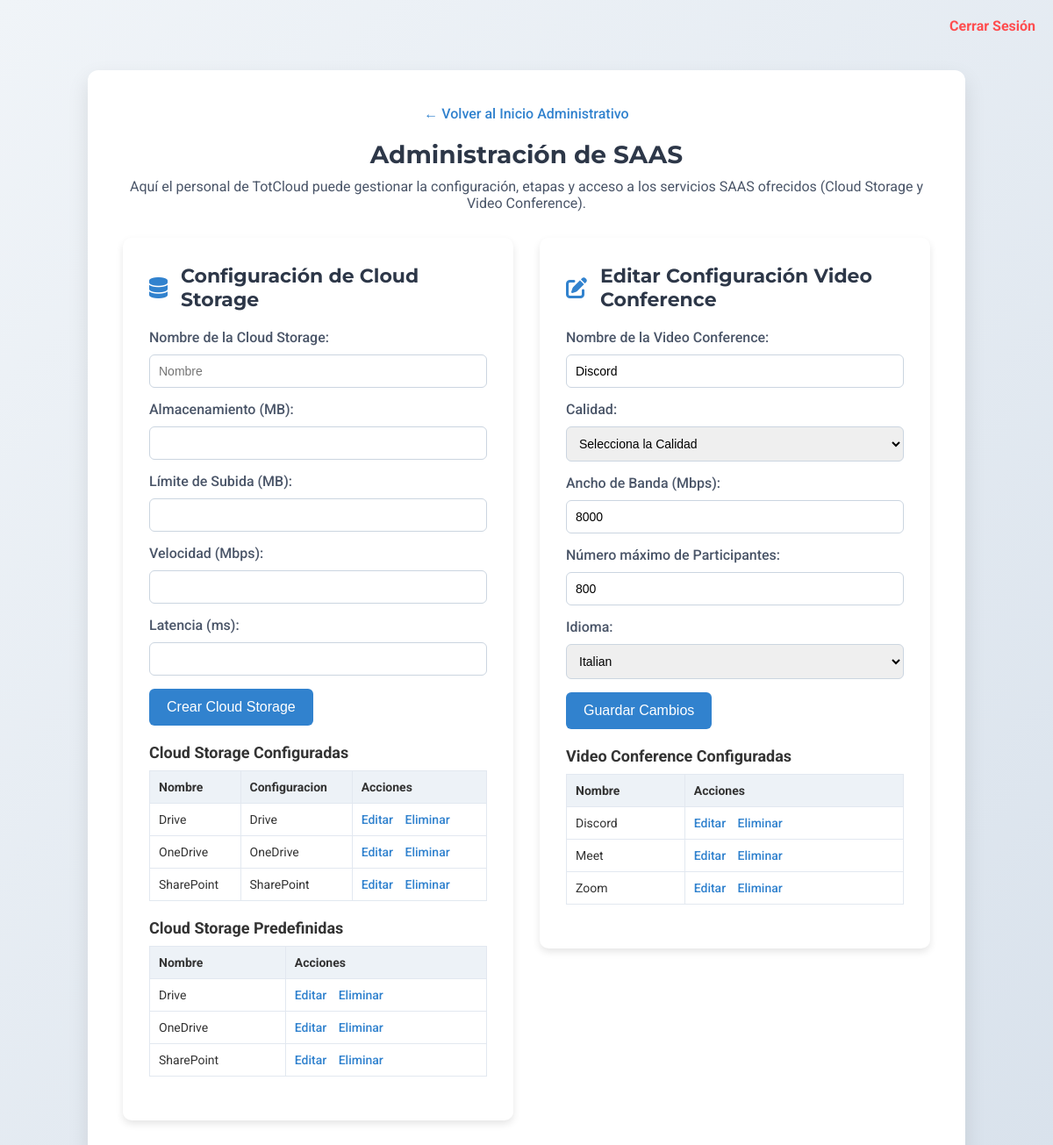
/TotCloud/saasAdmin.php?action=editarVC&idVCConfig=5 (signed in), run on an earlier commit of the app's database.
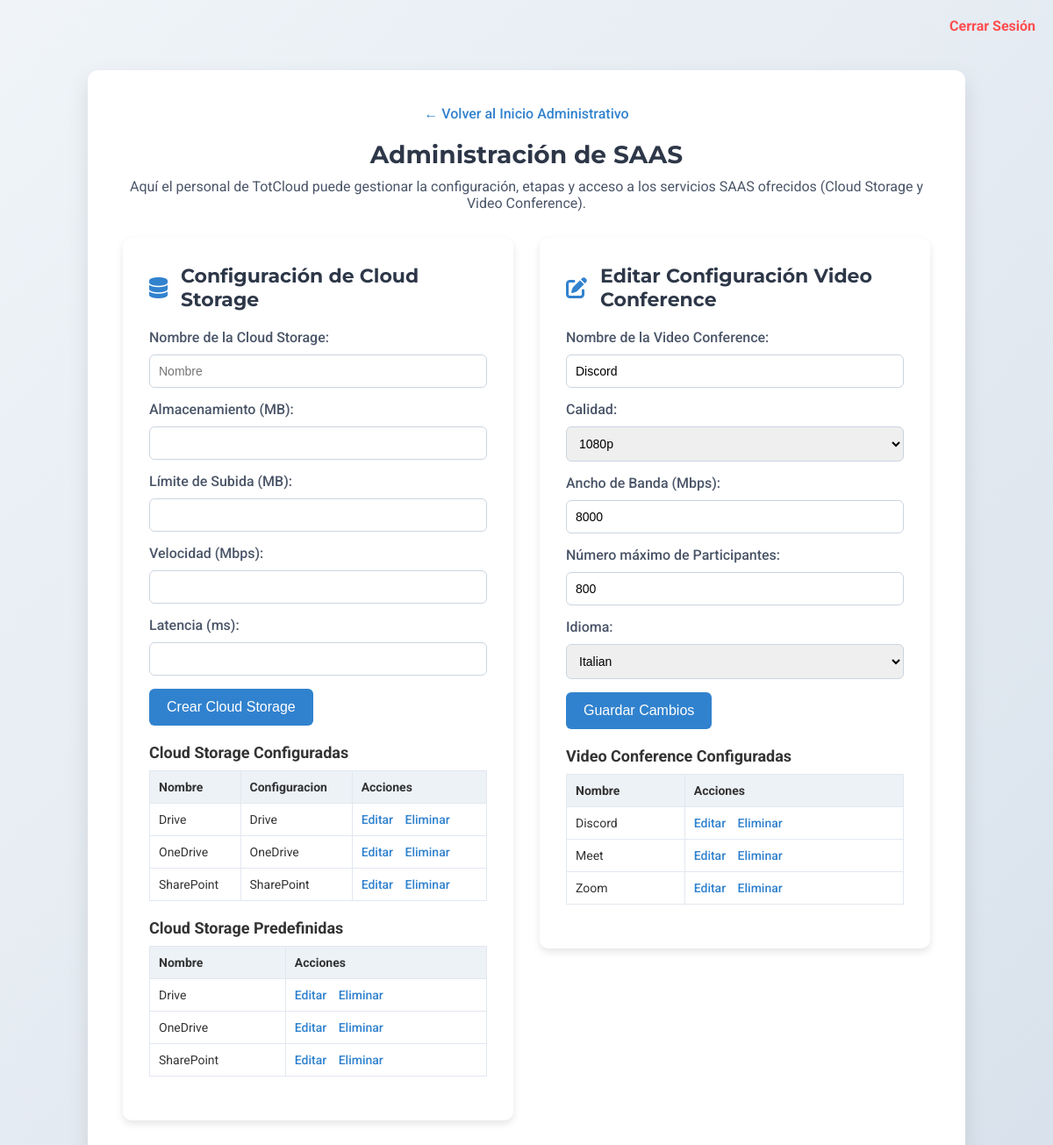
And on a later commit of the database.
### tables this page shows
CREATE TABLE CS_CONFIG ( 
    idCSConfig INT(8) AUTO_INCREMENT PRIMARY KEY,
    nombreCS VARCHAR(64) NOT NULL,
    almacenamiento INT(16) NOT NULL, 
    idCloudStorage INT(8) NOT NULL,
    idPersona INT(8) NOT NULL,
    last_modified TIMESTAMP DEFAULT CURRENT_TIMESTAMP ON UPDATE CURRENT_TIMESTAMP,
    FOREIGN KEY (idCloudStorage) REFERENCES CLOUD_STORAGE(idCloudStorage),
    FOREIGN KEY (idPersona) REFERENCES PERSONA(idPersona) 
);

CREATE TABLE CLOUD_STORAGE ( 
    idCloudStorage INT(8) AUTO_INCREMENT PRIMARY KEY,
    nombreCS VARCHAR(64) NOT NULL,
    limiteSubida INT(16) NOT NULL, 
    velocidad INT(16) NOT NULL, latencia INT(16) NOT NULL,
    FOREIGN KEY (idCloudStorage) REFERENCES SERVICIO(idServicio)
);

CREATE TABLE VC_CONFIG ( 
    idVCConfig INT(8) AUTO_INCREMENT PRIMARY KEY,
    nombreVC VARCHAR(64) NOT NULL,
    calidad VARCHAR(8) NOT NULL,
    anchoBanda INT(16) NOT NULL, 
    maxParticipantes INT(8) NOT NULL, 
    idioma VARCHAR(64) NOT NULL, 
    idVideoConference INT(8) NOT NULL,
    idPersona INT(8) NOT NULL,
    last_modified TIMESTAMP DEFAULT CURRENT_TIMESTAMP ON UPDATE CURRENT_TIMESTAMP,
    FOREIGN KEY (idVideoConference) REFERENCES VIDEO_CONFERENCE(idVideoConference),
    FOREIGN KEY (idPersona) REFERENCES PERSONA(idPersona) 
);

### TotCloud/saasAdmin.php (the view, shortened to what this page needs)
<?php
require 'config.php';
$action = isset($_GET['action']) ? $_GET['action'] : '';
$csToEdit = null;
$vcToEdit = null;
if ($action === 'editarVC' && isset($_GET['idVCConfig']) && $_SERVER['REQUEST_METHOD'] !== 'POST') {
    $idVC = intval($_GET['idVCConfig']);
    try {
        $stmt = $pdo->prepare("SELECT nombreVC, calidad, anchoBanda, maxParticipantes, idioma FROM VC_CONFIG WHERE idVCConfig = :idVCConfig");
        $stmt->execute(['idVCConfig' => $idVC]);
        $vcToEdit = $stmt->fetch();
    } catch (PDOException $e) {
        $error = "Error al obtener la Video Conference: " . $e->getMessage();
    }
}
$csList = [];
try {
    $stmt = $pdo->query("
        SELECT CS_CONFIG.idCSConfig, CS_CONFIG.idCloudStorage, CS_CONFIG.nombreCS, CLOUD_STORAGE.nombreCS AS nombreCSp, CS_CONFIG.almacenamiento
        FROM CS_CONFIG
        JOIN CLOUD_STORAGE ON CS_CONFIG.idCloudStorage = CLOUD_STORAGE.idCloudStorage
        ORDER BY CS_CONFIG.nombreCS ASC
    ");
    $csList = $stmt->fetchAll();
} catch (PDOException $e) {
    $error = "Error al obtener la lista de bases de datos: " . $e->getMessage();
}
$cspList = [];
try {
    $stmt = $pdo->query("
        SELECT CLOUD_STORAGE.idCloudStorage, CLOUD_STORAGE.nombreCS, CLOUD_STORAGE.limiteSubida, CLOUD_STORAGE.velocidad, CLOUD_STORAGE.latencia
        FROM CLOUD_STORAGE
        ORDER BY CLOUD_STORAGE.nombreCS ASC
    ");
    $cspList = $stmt->fetchAll();
} catch (PDOException $e) {
    $error = "Error al obtener la lista de bases de datos: " . $e->getMessage();
}
$vcList = [];
try {
    $stmt = $pdo->query("
        SELECT VC_CONFIG.idVCConfig, VC_CONFIG.idVideoConference, VC_CONFIG.nombreVC, VC_CONFIG.calidad, VC_CONFIG.anchoBanda, VC_CONFIG.maxParticipantes, VC_CONFIG.idioma
        FROM VC_CONFIG
        JOIN VIDEO_CONFERENCE ON VC_CONFIG.idVideoConference = VIDEO_CONFERENCE.idVideoConference
        ORDER BY VC_CONFIG.nombreVC ASC
    ");
    $vcList = $stmt->fetchAll();
} catch (PDOException $e) {
    $error = "Error al obtener la lista de aplicaciones: " . $e->getMessage();
}
?>
<!DOCTYPE html>
<html lang="es">
<head>
    <link href="https://cdnjs.cloudflare.com/ajax/libs/font-awesome/6.4.0/css/all.min.css" rel="stylesheet">
</head>
<body>
    <a href="logout.php" class="logout">Cerrar Sesión</a>
    <div class="container">
        <a href="homeAdmin.php" class="back-link">← Volver al Inicio Administrativo</a>
        <h2>Administración de SAAS</h2>
        <p>Aquí el personal de TotCloud puede gestionar la configuración, etapas y acceso a los servicios SAAS ofrecidos (Cloud Storage y Video Conference).</p>
        <div class="sections">
            <div class="section-card">
                <?php if ($action === 'editarCS' && isset($_GET['idCSConfig']) && !empty($csToEdit) && $_SERVER['REQUEST_METHOD'] !== 'POST'): ?>
                    <h3><i class="fas fa-edit"></i> Editar Configuración Cloud Storage</h3>
                    <form action="saasAdmin.php?action=editarCS&idCSConfig=<?php echo (int)$_GET['idCSConfig']; ?>" method="POST">
                        <label>Nombre de la Cloud Storage:</label>
                        <input type="text" name="nombreCS" value="<?php echo htmlspecialchars($csToEdit['nombreCS']); ?>" required>
                        <label>Almacenamiento (MB):</label>
                        <input type="number" name="almacenamiento" min="1" value="<?php echo (int)$csToEdit['almacenamiento']; ?>" required>
                        <input type="submit" value="Guardar Cambios">
                    </form>
                <?php else: ?>
                    <h3><i class="fas fa-database"></i> Configuración de Cloud Storage</h3>
                    <form action="saasAdmin.php?action=crearCS" method="POST">
                        <label for="nombreCS">Nombre de la Cloud Storage:</label>
                        <input type="text" id="nombreCS" name="nombreCS" placeholder="Nombre" required>
                        <label for="almacenamiento">Almacenamiento (MB):</label>
                        <input type="number" id="almacenamiento" name="almacenamiento" min="1" required>
                        <label for="limiteSubida">Límite de Subida (MB):</label>
                        <input type="number" id="limiteSubida" name="limiteSubida" min="1" required>
                        <label for="velocidad">Velocidad (Mbps):</label>
                        <input type="number" id="velocidad" name="velocidad" min="1" required>
                        <label for="latencia">Latencia (ms):</label>
                        <input type="number" id="latencia" name="latencia" min="1" required>
                        <input type="submit" value="Crear Cloud Storage">
                    </form>
                <?php endif; ?>
                <div class="service-list">
                    <h4>Cloud Storage Configuradas</h4>
                    <table>
                        <tr>
                            <th>Nombre</th>
                            <th>Configuracion</th>
                            <th>Acciones</th>
                        </tr>
                        <?php if (!empty($csList)): ?>
                            <?php foreach ($csList as $csItem): ?>
                                <tr>
                                    <td><?php echo htmlspecialchars($csItem['nombreCS']); ?></td>
                                    <td><?php echo htmlspecialchars($csItem['nombreCSp']); ?></td>
                                    <td class="actions">
                                        <a href="saasAdmin.php?action=editarCS&idCSConfig=<?php echo (int)$csItem['idCSConfig']; ?>">Editar</a>
                                        <a href="saasAdmin.php?action=eliminarCS&idCSConfig=<?php echo (int)$csItem['idCSConfig']; ?>">Eliminar</a>
                                    </td>
                                </tr>
                            <?php endforeach; ?>
                        <?php else: ?>
                            <tr><td colspan="3">No hay Cloud Storage configuradas.</td></tr>
                        <?php endif; ?>
                    </table>
                </div>
                <div class="service-list">
                    <h4>Cloud Storage Predefinidas</h4>
                    <table>
                        <tr>
                            <th>Nombre</th>
                            <th>Acciones</th>
                        </tr>
                        <?php if (!empty($cspList)): ?>
                            <?php foreach ($cspList as $csItem): ?>
                                <tr>
                                    <td><?php echo htmlspecialchars($csItem['nombreCS']); ?></td>
                                    <td class="actions">
                                        <a href="saasAdmin.php?action=editarCSp&idCloudStorage=<?php echo (int)$csItem['idCloudStorage']; ?>">Editar</a>
                                        <a href="saasAdmin.php?action=eliminarCSp&idCloudStorage=<?php echo (int)$csItem['idCloudStorage']; ?>">Eliminar</a>
                                    </td>
                                </tr>
                            <?php endforeach; ?>
                        <?php else: ?>
                            <tr><td colspan="2">No hay Cloud Storage predefinidas.</td></tr>
                        <?php endif; ?>
                    </table>
                </div>
            </div>
            <div class="section-card">
                <?php if ($action === 'editarVC' && isset($_GET['idVCConfig']) && !empty($vcToEdit) && $_SERVER['REQUEST_METHOD'] !== 'POST'): ?>
                    <h3><i class="fas fa-edit"></i> Editar Configuración Video Conference</h3>
                    <form action="saasAdmin.php?action=editarVC&idVCConfig=<?php echo (int)$_GET['idVCConfig']; ?>" method="POST">
                        <label>Nombre de la Video Conference:</label>
                        <input type="text" name="nombreVC" value="<?php echo htmlspecialchars($vcToEdit['nombreVC']); ?>" required>
                        <label>Calidad:</label>
                        <select name="calidad" required>
                            <option value="">Selecciona la Calidad</option>
                            <option value="1080p" <?php if($vcToEdit['calidad']=='1080p') echo 'selected'; ?>>1080p</option>
                        </select>
                        <label>Ancho de Banda (Mbps):</label>
                        <input type="number" name="anchoBanda" min="1" value="<?php echo (int)$vcToEdit['anchoBanda']; ?>" required>
                        <label>Número máximo de Participantes:</label>
                        <input type="number" name="maxParticipantes" min="1" value="<?php echo (int)$vcToEdit['maxParticipantes']; ?>" required>
                        <label>Idioma:</label>
                        <select name="idioma" required>
                            <option value="Italian" <?php if($vcToEdit['idioma']=='Italian') echo 'selected'; ?>>Italian</option>
                        </select>
                        <input type="submit" value="Guardar Cambios">
                    </form>
                <?php endif; ?>
                <div class="service-list">
                    <h4>Video Conference Configuradas</h4>
                    <table>
                        <tr>
                            <th>Nombre</th>
                            <th>Acciones</th>
                        </tr>
                        <?php if (!empty($vcList)): ?>
                            <?php foreach ($vcList as $vcItem): ?>
                                <tr>
                                    <td><?php echo htmlspecialchars($vcItem['nombreVC']); ?></td>
                                    <td class="actions">
                                        <a href="saasAdmin.php?action=editarVC&idVCConfig=<?php echo (int)$vcItem['idVCConfig']; ?>">Editar</a>
                                        <a href="saasAdmin.php?action=eliminarVC&idVCConfig=<?php echo (int)$vcItem['idVCConfig']; ?>">Eliminar</a>
                                    </td>
                                </tr>
                            <?php endforeach; ?>
                        <?php else: ?>
                            <tr><td colspan="2">No hay aplicaciones registradas.</td></tr>
                        <?php endif; ?>
                    </table>
                </div>
            </div>
        </div>
    </div>
</body>
</html>

### TotCloud/saasAdmin.php (style rules this page uses)
* { margin: 0; padding: 0; box-sizing: border-box; }
body { font-family: 'Roboto', sans-serif; background: linear-gradient(135deg, #f0f4f8 0%, #d9e2ec 100%); min-height: 100vh; display: flex; flex-direction: column; align-items: center; position: relative; color: #333; }
.logout { position: absolute; top: 20px; right: 20px; text-decoration: none; color: #ff4d4f; font-weight: bold; font-size: 16px; transition: color 0.3s; }
.container { background-color: #ffffff; padding: 40px; border-radius: 12px; box-shadow: 0 10px 25px rgba(0,0,0,0.1); text-align: center; max-width: 1000px; width: 90%; margin-top: 80px; }
.container h2 { font-family: 'Montserrat', sans-serif; font-size: 28px; margin-bottom: 10px; color: #2d3748; }
.container p { font-size: 16px; margin-bottom: 30px; color: #4a5568; }
.back-link { display: inline-block; margin-bottom: 20px; color: #3182ce; font-weight: 500; text-decoration: none; transition: color 0.3s; }
.sections { display: flex; flex-wrap: nowrap; justify-content: space-between; align-items: flex-start; gap: 30px; }
.section-card { background-color: #ffffff; border-radius: 10px; box-shadow: 0 4px 8px rgba(0,0,0,0.1); padding: 30px; width: 450px; text-align: left; }
.section-card h3 { font-family: 'Montserrat', sans-serif; font-size: 22px; color: #2d3748; margin-bottom: 20px; display: flex; align-items: center; }
.section-card h3 i { margin-right: 15px; font-size: 24px; color: #3182ce; }
.section-card form, .section-card .service-list { margin-bottom: 20px; }
.section-card label { display: block; margin-bottom: 10px; color: #4a5568; font-weight: 500; }
.section-card input[type="text"], .section-card select, .section-card input[type="number"] { width: 100%; padding: 10px; border: 1px solid #cbd5e0; border-radius: 6px; margin-bottom: 15px; font-size: 14px; }
.section-card input[type="submit"] { background-color: #3182ce; color: #ffffff; border: none; padding: 12px 20px; border-radius: 6px; cursor: pointer; font-size: 16px; transition: background-color 0.3s; }
.service-list h4 { font-size: 18px; margin-bottom: 10px; }
.service-list table { width: 100%; border-collapse: collapse; }
.service-list table th, .service-list table td { border: 1px solid #e2e8f0; padding: 10px; font-size: 14px; text-align: left; }
.service-list table th { background-color: #edf2f7; }
.service-list .actions a { margin-right: 10px; text-decoration: none; color: #3182ce; font-weight: 500; }

What changed in the data, as far as the page shows it:
changed vc_config "Discord": calidad (not shown) → "1080p"
Also different on the page:
form field calidad: "Selecciona la Calidad" → (not shown)
